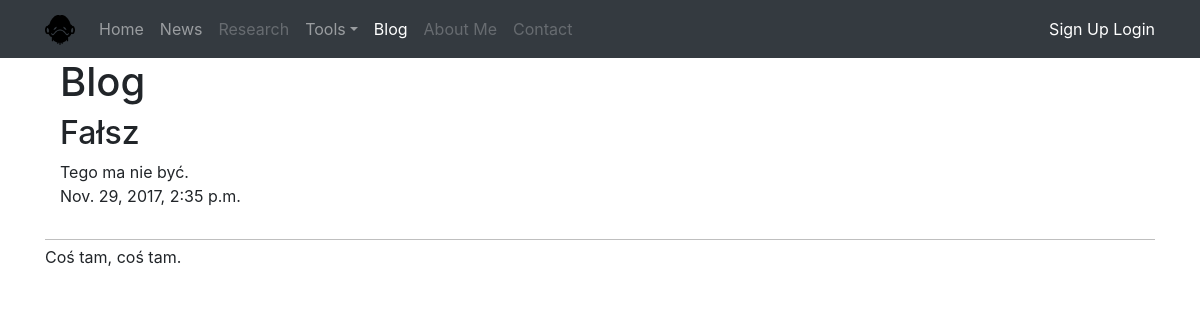
The app's page /blog/post/2/ with its own data.
### blog/models.py (models this page shows, shortened)
class Post(models.Model):
	category = models.ForeignKey(Category, null=True)
	title = models.CharField(max_length=140)
	body = models.TextField()
	date_publish = models.DateTimeField()
	date_create = models.DateTimeField(auto_now_add=True)
	date_update = models.DateTimeField(auto_now=True)
	public = models.BooleanField(default=True)

### blog/views.py (the view)
# urls.py: url(r'^post/(?P<post_id>\d+)/$', views.post_detail_view, name="post_detail_view"),
def post_detail_view(request, post_id):
	context = {
		'object': Post.objects.get(id=post_id),
	}
	return render(request, 'blog/post_detail.html', context)

### blog/templates/blog/post_detail.html (shortened to what this page needs)
{% extends 'myapp/base.html' %}
{% block nav-item-blog %}active{% endblock %}
{% block content %}
<div class="container">
  <div class="row">
    <div class="col-12">
      <h1>Blog</h1>
        <h2>{{ object.title }}</h2>
        <div class="markdown2html">{{ object.body }}</div>
        <p>{{ object.date_publish }}</p>
    </div>
  </div>
</div>
{% endblock %}

### records on screen
Post: title "Fałsz", body "Tego ma nie być.", date_publish "Nov. 29, 2017, 2:35 p.m."
